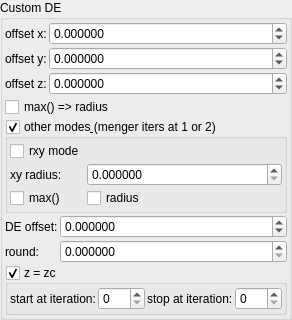
    <widget class="QGroupBox" name="groupBox_4">
     <property name="title">
      <string>Custom DE</string>
     </property>
     <layout class="QVBoxLayout" name="verticalLayout_6" stretch="0,0,0,0,0">
      <property name="spacing">
       <number>2</number>
      </property>
      <property name="leftMargin">
       <number>2</number>
      </property>
      <property name="topMargin">
       <number>2</number>
      </property>
      <property name="rightMargin">
       <number>2</number>
      </property>
      <property name="bottomMargin">
       <number>2</number>
      </property>
      <item>
       <layout class="QGridLayout" name="gridLayout_23" columnstretch="0,1">
        <property name="spacing">
         <number>2</number>
        </property>
        <item row="1" column="1">
         <widget class="MyDoubleSpinBox" name="spinbox_transf_offset_01">
          <property name="sizePolicy">
           <sizepolicy hsizetype="Minimum" vsizetype="Maximum">
            <horstretch>0</horstretch>
            <verstretch>0</verstretch>
           </sizepolicy>
          </property>
          <property name="prefix">
           <string/>
          </property>
          <property name="suffix">
           <string/>
          </property>
          <property name="decimals">
           <number>6</number>
          </property>
          <property name="minimum">
           <double>-99.998999999999995</double>
          </property>
          <property name="maximum">
           <double>99.998999999999995</double>
          </property>
          <property name="singleStep">
           <double>0.100000000000000</double>
          </property>
          <property name="value">
           <double>0.000000000000000</double>
          </property>
         </widget>
        </item>
        <item row="0" column="1">
         <widget class="MyDoubleSpinBox" name="spinbox_transf_offsetA_1">
          <property name="sizePolicy">
           <sizepolicy hsizetype="Minimum" vsizetype="Maximum">
            <horstretch>0</horstretch>
            <verstretch>0</verstretch>
           </sizepolicy>
          </property>
          <property name="prefix">
           <string/>
          </property>
          <property name="suffix">
           <string/>
          </property>
          <property name="decimals">
           <number>6</number>
          </property>
          <property name="minimum">
           <double>-99.998999999999995</double>
          </property>
          <property name="maximum">
           <double>99.998999999999995</double>
          </property>
          <property name="singleStep">
           <double>0.100000000000000</double>
          </property>
          <property name="value">
           <double>0.000000000000000</double>
          </property>
         </widget>
        </item>
        <item row="0" column="0">
         <widget class="QLabel" name="label_188">
          <property name="text">
           <string>offset x:</string>
          </property>
         </widget>
        </item>
        <item row="2" column="1">
         <widget class="MyDoubleSpinBox" name="spinbox_transf_offset_p1">
          <property name="sizePolicy">
           <sizepolicy hsizetype="Minimum" vsizetype="Maximum">
            <horstretch>0</horstretch>
            <verstretch>0</verstretch>
           </sizepolicy>
          </property>
          <property name="prefix">
           <string/>
          </property>
          <property name="suffix">
           <string/>
          </property>
          <property name="decimals">
           <number>6</number>
          </property>
          <property name="minimum">
           <double>-99.998999999999995</double>
          </property>
          <property name="maximum">
           <double>99.998999999999995</double>
          </property>
          <property name="singleStep">
           <double>0.100000000000000</double>
          </property>
          <property name="value">
           <double>0.000000000000000</double>
          </property>
         </widget>
        </item>
        <item row="2" column="0">
         <widget class="QLabel" name="label_189">
          <property name="text">
           <string>offset z:</string>
          </property>
         </widget>
        </item>
        <item row="1" column="0">
         <widget class="QLabel" name="label_190">
          <property name="text">
           <string>offset y:</string>
          </property>
         </widget>
        </item>
       </layout>
      </item>
      <item>
       <widget class="MyCheckBox" name="checkBox_transf_function_enabledT_false">
        <property name="text">
         <string>max() =&gt; radius</string>
        </property>
       </widget>
      </item>
      <item>
       <widget class="MyGroupBox" name="groupCheck_transf_function_enabledC_false">
        <property name="toolTip">
         <string/>
        </property>
        <property name="title">
         <string>other modes&amp; (menger iters at 1 or 2)</string>
        </property>
        <property name="checkable">
         <bool>true</bool>
        </property>
        <layout class="QVBoxLayout" name="verticalLayout_59">
         <property name="spacing">
          <number>2</number>
         </property>
         <property name="leftMargin">
          <number>2</number>
         </property>
         <property name="topMargin">
          <number>2</number>
         </property>
         <property name="rightMargin">
          <number>2</number>
         </property>
         <property name="bottomMargin">
          <number>2</number>
         </property>
         <item>
          <layout class="QGridLayout" name="gridLayout_31" columnstretch="0,1">
           <property name="spacing">
            <number>2</number>
           </property>
           <item row="2" column="0">
            <widget class="MyCheckBox" name="checkBox_transf_function_enabledM_false">
             <property name="text">
              <string>max()</string>
             </property>
            </widget>
           </item>
           <item row="2" column="1">
            <widget class="MyCheckBox" name="checkBox_transf_function_enabledS_false">
             <property name="text">
              <string>radius</string>
             </property>
            </widget>
           </item>
           <item row="1" column="0">
            <widget class="QLabel" name="label_184">
             <property name="text">
              <string>xy radius:</string>
             </property>
            </widget>
           </item>
           <item row="1" column="1">
            <widget class="MyDoubleSpinBox" name="spinbox_transf_offset_0">
             <property name="enabled">
              <bool>true</bool>
             </property>
             <property name="sizePolicy">
              <sizepolicy hsizetype="Minimum" vsizetype="Maximum">
               <horstretch>0</horstretch>
               <verstretch>0</verstretch>
              </sizepolicy>
             </property>
             <property name="prefix">
              <string/>
             </property>
             <property name="suffix">
              <string/>
             </property>
             <property name="decimals">
              <number>6</number>
             </property>
             <property name="minimum">
              <double>0.000000000000000</double>
             </property>
             <property name="maximum">
              <double>99.999899999999997</double>
             </property>
             <property name="singleStep">
              <double>0.100000000000000</double>
             </property>
            </widget>
           </item>
           <item row="0" column="0">
            <widget class="MyCheckBox" name="checkBox_transf_function_enabledB_false">
             <property name="text">
              <string>rxy mode</string>
             </property>
            </widget>
           </item>
          </layout>
         </item>
        </layout>
       </widget>
      </item>
      <item>
       <layout class="QGridLayout" name="gridLayout_21" columnstretch="0,1">
        <property name="spacing">
         <number>2</number>
        </property>
        <item row="1" column="0">
         <widget class="QLabel" name="label_178">
          <property name="text">
           <string>round:</string>
          </property>
         </widget>
        </item>
        <item row="0" column="0">
         <widget class="QLabel" name="label_183">
          <property name="text">
           <string>DE offset:</string>
          </property>
         </widget>
        </item>
        <item row="0" column="1">
         <widget class="MyDoubleSpinBox" name="spinbox_analyticDE_offset_0">
          <property name="sizePolicy">
           <sizepolicy hsizetype="Minimum" vsizetype="Maximum">
            <horstretch>0</horstretch>
            <verstretch>0</verstretch>
           </sizepolicy>
          </property>
          <property name="prefix">
           <string/>
          </property>
          <property name="suffix">
           <string/>
          </property>
          <property name="decimals">
           <number>6</number>
          </property>
          <property name="minimum">
           <double>-99.989999999999995</double>
          </property>
          <property name="maximum">
           <double>99.989999999999995</double>
          </property>
          <property name="singleStep">
           <double>0.100000000000000</double>
          </property>
         </widget>
        </item>
        <item row="1" column="1">
         <widget class="MyDoubleSpinBox" name="spinbox_transf_offset_0005">
          <property name="enabled">
           <bool>true</bool>
          </property>
          <property name="sizePolicy">
           <sizepolicy hsizetype="Minimum" vsizetype="Maximum">
            <horstretch>0</horstretch>
            <verstretch>0</verstretch>
           </sizepolicy>
          </property>
          <property name="prefix">
           <string/>
          </property>
          <property name="suffix">
           <string/>
          </property>
          <property name="decimals">
           <number>6</number>
          </property>
          <property name="minimum">
           <double>0.000000000000000</double>
          </property>
          <property name="maximum">
           <double>99.999899999999997</double>
          </property>
          <property name="singleStep">
           <double>0.001000000000000</double>
          </property>
         </widget>
        </item>
       </layout>
      </item>
      <item>
       <widget class="MyGroupBox" name="groupCheck_transf_function_enabledZc_false">
        <property name="toolTip">
         <string/>
        </property>
        <property name="title">
         <string>z = zc&amp;</string>
        </property>
        <property name="checkable">
         <bool>true</bool>
        </property>
        <layout class="QVBoxLayout" name="verticalLayout_58">
         <property name="spacing">
          <number>2</number>
         </property>
         <property name="leftMargin">
          <number>2</number>
         </property>
         <property name="topMargin">
          <number>2</number>
         </property>
         <property name="rightMargin">
          <number>2</number>
         </property>
         <property name="bottomMargin">
          <number>2</number>
         </property>
         <item>
          <layout class="QGridLayout" name="gridLayout_19" columnstretch="0,0,0,0">
           <property name="spacing">
            <number>2</number>
           </property>
           <item row="0" column="1">
            <widget class="MySpinBox" name="spinboxInt_transf_start_iterations_Zc">
             <property name="sizePolicy">
              <sizepolicy hsizetype="Minimum" vsizetype="Maximum">
               <horstretch>0</horstretch>
               <verstretch>0</verstretch>
              </sizepolicy>
             </property>
             <property name="maximum">
              <number>999</number>
             </property>
            </widget>
           </item>
           <item row="0" column="2">
            <widget class="QLabel" name="label_270">
             <property name="text">
              <string>stop at iteration:</string>
             </property>
            </widget>
           </item>
           <item row="0" column="0">
            <widget class="QLabel" name="label_269">
             <property name="text">
              <string>start at iteration:</string>
             </property>
            </widget>
           </item>
           <item row="0" column="3">
            <widget class="MySpinBox" name="spinboxInt_transf_stop_iterations_Zc">
             <property name="sizePolicy">
              <sizepolicy hsizetype="Minimum" vsizetype="Maximum">
               <horstretch>0</horstretch>
               <verstretch>0</verstretch>
              </sizepolicy>
             </property>
             <property name="maximum">
              <number>999</number>
             </property>
            </widget>
           </item>
          </layout>
         </item>
        </layout>
       </widget>
      </item>
     </layout>
    </widget>
